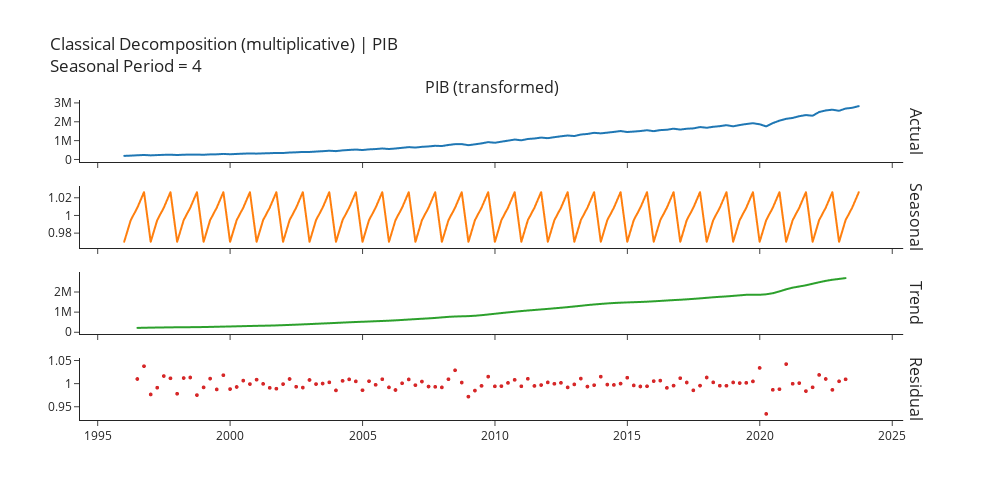
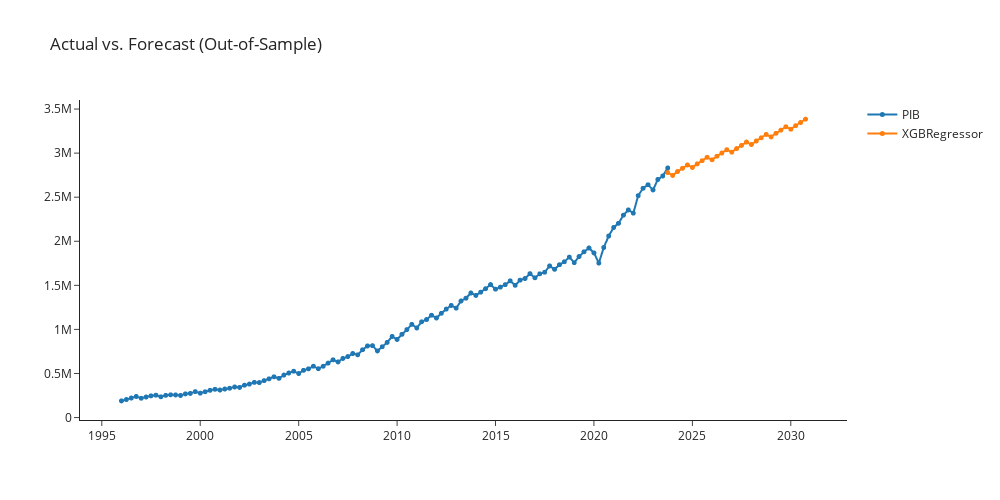

The notebook cell saved with these charts, in order:
### Markdown cell above
### xgboost_cds_dt

### Code cell
xgboost_cds_dt = exp.create_model('xgboost_cds_dt')
exp.plot_model(plot = 'decomp',
               data_kwargs = {'type' : 'multiplicative'},
               fig_kwargs = {"height":500,"width":1000,"template": "simple_white","hoverinfo":"none","big_data_threshold":115})
exp.plot_model(estimator = xgboost_cds_dt, plot = 'forecast', 
               data_kwargs = {'fh' : 29},
               fig_kwargs = {"height":500,"width":1000,"template": "simple_white","hoverinfo":"none","big_data_threshold":115})
exp.predict_model(xgboost_cds_dt, fh = 29)
